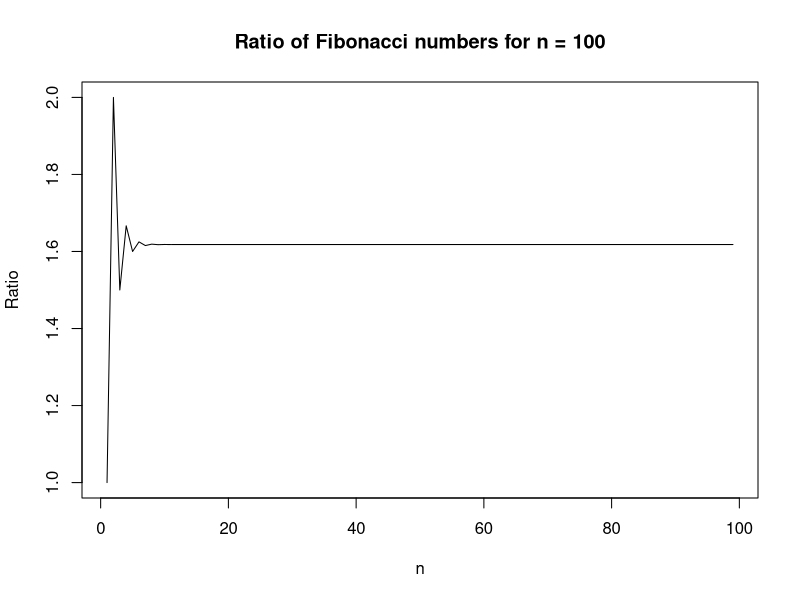
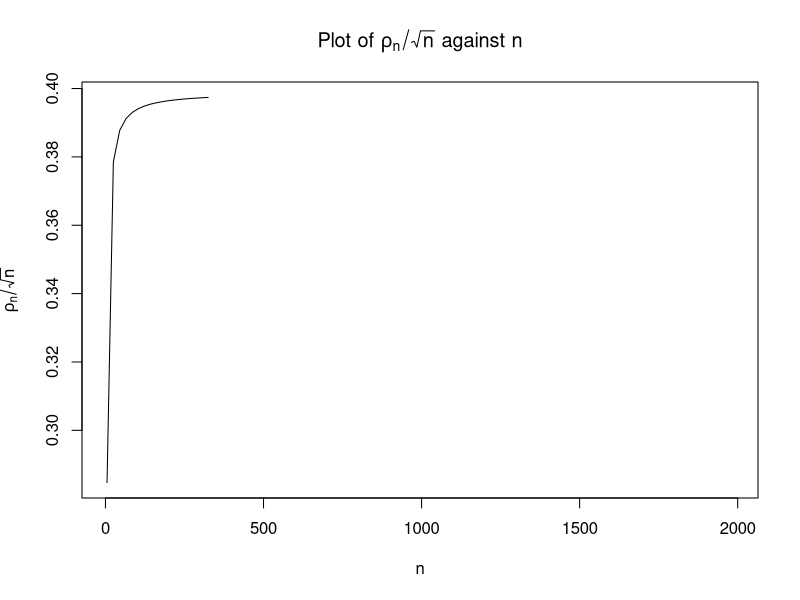

Write R code to recreate these figures, in order.
## ---- chunk 1
fib_ratio_for <- function(n) {
  Fib <- numeric(n)
  Fib[1:2] <- c(1, 1)
  for (i in 3:n) {
    Fib[i] <- Fib[i - 1] + Fib[i - 2]
  }
  return(Fib[-1] / Fib[-n])
}

fib_ratio_while <- function(n) {
  Fib <- numeric(n)
  Fib[1:2] <- c(1, 1)
  i <- 3
  while (i <= n) {
    Fib[i] <- Fib[i - 1] + Fib[i - 2]
    i <- i + 1
  }
  return(Fib[-1] / Fib[-n])
}
## ---- chunk 2
library(microbenchmark)

result_n_200 <- microbenchmark(
  for_loop_200 = fib_ratio_for(200),
  while_loop_200 = fib_ratio_while(200),
  times = 1000
)
result_n_2000 <- microbenchmark(
  for_loop_2000 = fib_ratio_for(2000),
  while_loop_2000 = fib_ratio_while(2000),
  times = 1000
)
print(result_n_200)
print(result_n_2000)
## ---- chunk 3
fib_ratio_100 = fib_ratio_for(100)
plot(fib_ratio_100, type = "l", xlab = "n", ylab = "Ratio", main = "Ratio of Fibonacci numbers for n = 100")
## ---- chunk 4
# Check for convergence
for (i in 3:length(fib_ratio_100)) {
  if (round(fib_ratio_100[i], digits = 6) == round(fib_ratio_100[i + 1], digits = 6)) {
    cat("Convergence occurs at n =", i, "\nThe number it converges to is:", fib_ratio_100[i])
    break
  }
}
## ---- chunk 5
compute_rho <- function(n) {
  nom <- gamma((n - 1) / 2)
  den <- gamma(1/2) * gamma((n - 2) / 2)
  return(nom / den)
}
## ---- chunk 6
compute_rho(2000)
## ---- chunk 7
compute_rho_fixed <- function(n) {
  nom <- gamma((n - 1) / 2)
  if (is.infinite(nom)) {
   return(Inf)
  }
  den <- gamma(1/2) * gamma((n - 2) / 2)
  return(nom / den)
}
## ---- chunk 8
n_values <- seq(5, 2000, by = 20)

rho_sqrt_n <- lapply(n_values, function(n) {
  rho_n <- compute_rho(n)
  result <- rho_n / sqrt(n)
  return(result)
})

plot(
  n_values, rho_sqrt_n, type = "l", xlab = "n", 
  ylab = expression(rho[n]/sqrt(n)),
  main = expression("Plot of " * rho[n]/sqrt(n) * " against " * n)
)
## ---- chunk 9
golden_ratio_recursion <- function(n) {
  phi_values <- numeric(n)
  phi_values[1] <- (sqrt(5) + 1) / 2
  phi_values[2] <- (sqrt(5) + 1) / 2 + 1
  
  for (i in 3:n) {
    phi_values[i] <- phi_values[i - 1] + phi_values[i - 2]
  }
  
  return(phi_values[n])
}

print(golden_ratio_recursion(1000))
## ---- chunk 10
golden_ratio_power <- function(n) {
  phi <- (sqrt(5) + 1) / 2
  return(phi^(n-1) + phi^(n-2))
}

print(golden_ratio_power(1000))
## ---- chunk 11
v <- c(12, 60, 120, 300)
r1 <- sapply(v, golden_ratio_recursion)
r2 <- sapply(v, golden_ratio_power)

print(r1)
print(r2)

print(r1 == r2)
print(all.equal(r1, r2))

sprintf("%.15f", r1[1])
sprintf("%.15f", r2[1])
## ---- chunk 12
roll_die <- function() {
  return(sample(1:6, 1, replace = TRUE))
}
## ---- chunk 13
# Simulate a single round of game of craps
play_craps <- function() {
  point_number <- roll_die() # First roll
  print(paste("First roll was:", point_number))

  if (point_number == 6) {
    print("Congrats, you won!")
    return(TRUE) # Inmediate win
  } else if (point_number == 1) {
    print("Oops, you lost...")
    return(FALSE) # Inmediate loss
  }

  # Roll up to three more times to match point number
  for (i in 1:3) {
    roll <- roll_die()
    print(paste("Roll", i, "is:", roll))
    if (roll == point_number) {
      print("Congrats, you won!")
      return(TRUE) # Player wins
    }
  }
  # After three rolls, round is lost
  print("Bad luck, maybe next time :)")
  return(FALSE)
}
## ---- chunk 14
play_craps()
play_craps()
play_craps()
## ---- chunk 15
library("Metrics")

linear_model_rsme <- function(formula, data, partitions = 4) {
  if (partitions < nrow(data) && partitions > 2) {
    result <- vector("numeric", length = partitions)

    for (i in seq(0, partitions - 1)) {
      interval <- ((i * nrow(data) / partitions) + 1):
        ((i + 1) * nrow(data) / partitions)
      model <- lm(formula, data[-(interval), ])
      predictions <- predict(model, newdata = data[interval, ])
      result[i + 1] <- rmse(data[interval, "y"], predictions)
    }
    return(result)
  } else {
    return(c(NA))
  }
}
## ---- chunk 16
set.seed(1)
x <- rnorm(1000)
y <- 2 + x + rnorm(1000)
df <- data.frame(x, y)
## ---- chunk 17
fit1 <- lm(y ~ x, data = df[-(1:250), ])
p1 <- predict(fit1, newdata = df[(1:250), ])
r <- sqrt(mean((p1 - df[(1:250), "y"])^2))

fit2 <- lm(y ~ x, data = df[-(251:500), ])
p2 <- predict(fit2, newdata = df[(251:500), ])
r <- c(r, sqrt(mean((p2 - df[(251:500), "y"])^2)))

fit3 <- lm(y ~ x, data = df[-(501:750), ])
p3 <- predict(fit3, newdata = df[(501:750), ])
r <- c(r, sqrt(mean((p3 - df[(501:750), "y"])^2)))

fit4 <- lm(y ~ x, data = df[-(751:1000), ])
p4 <- predict(fit4, newdata = df[(751:1000), ])
r <- c(r, sqrt(mean((p4 - df[(751:1000), "y"])^2)))
r
## ---- chunk 18
r <- linear_model_rsme(y ~ x, df)
r
## ---- chunk 19
kwtest <- function (x, g, ...)
{
  if (is.list(x)) {
    if (length(x) < 2L)
      stop("'x' must be a list with at least 2 elements")
    if (!missing(g))
      warning("'x' is a list, so ignoring argument 'g'")
    if (!all(sapply(x, is.numeric)))
      warning("some elements of 'x' are not numeric and will be coerced to numeric")
    k <- length(x)
    l <- lengths(x)
    if (any(l == 0L))
      stop("all groups must contain data")
    g <- factor(rep.int(seq_len(k), l))
    x <- unlist(x)
  }
  else {
    if (length(x) != length(g))
      stop("'x' and 'g' must have the same length")
    g <- factor(g)
    k <- nlevels(g)
    if (k < 2L)
      stop("all observations are in the same group")
  }
  n <- length(x)
  if (n < 2L)
    stop("not enough observations")
  r <- rank(x)
  TIES <- table(x)
  STATISTIC <- sum(tapply(r, g, sum)^2/tapply(r, g, length))
  STATISTIC <- ((12 * STATISTIC/(n * (n + 1)) - 3 * (n + 1))/(1 -
    sum(TIES^3 - TIES)/(n^3 - n)))
  PARAMETER <- k - 1L
  PVAL <- pchisq(STATISTIC, PARAMETER, lower.tail = FALSE)
  names(STATISTIC) <- "Kruskal-Wallis chi-squared"
  names(PARAMETER) <- "df"
  RVAL <- list(statistic = STATISTIC, parameter = PARAMETER,
    p.value = PVAL, method = "Kruskal-Wallis rank sum test")
  return(RVAL)
}
## ---- chunk 20
group1 <- c(5, 4, 8)
group2 <- c(9, 5, 6)
group3 <- c(1, 3, 5)

result_list <- kwtest(list(group1, group2, group3))

x_vector <- c(group1, group2, group3)
g_factor <- factor(c(rep(1, length(group1)), rep(2, length(group2)), rep(3, length(group3))))

result_vector <- kwtest(x_vector, g_factor)

print(result_list)
print(result_vector)
## ---- chunk 21
fastKruskalWallis <- function(x, g) {
  if (!is.numeric(x))
    stop("'x' must be a numeric vector")
  if (length(x) != length(g))
    stop("'x' and 'g' must have the same length")
  
  g <- factor(g)
  k <- nlevels(g)
  if (k < 2L)
    stop("There must be at least two groups")
  n <- length(x)
  if (n < 2L)
    stop("Not enough observations")
  
  r <- rank(x)
  group_sums <- tapply(r, g, sum)
  group_sizes <- table(g)
  
  STATISTIC <- (12 / (n * (n + 1))) * sum(group_sums^2 / group_sizes) - 3 * (n + 1)
  
  PARAMETER <- k - 1
  PVAL <- pchisq(STATISTIC, PARAMETER, lower.tail = FALSE)
  
  RVAL <- list(statistic = STATISTIC, parameter = PARAMETER, p.value = PVAL, method = "Kruskal-Wallis rank sum test")
  return(RVAL)
}
## ---- chunk 22
performKruskalWallisTests <- function(X, g) {
  if (!is.matrix(X))
    stop("'X' must be a matrix")
  if (!is.vector(g))
    stop("'g' must be a vector")
  
  m <- nrow(X)
  test_statistics <- numeric(m)
  
  for (i in 1:m) {
    test_result <- kruskal.test(X[i, ], g)
    test_statistics[i] <- test_result$statistic
  }
  
  return(test_statistics)
}

set.seed(1234)
m <- 1000  # number of repetitions
n <- 50    # number of individuals
X <- matrix(rt(m * n, df = 10), nrow = m)
grp <- rep(1:3, c(20, 20, 10))

kruskal_statistics <- performKruskalWallisTests(X, grp)
head(kruskal_statistics)
## ---- chunk 23
performMultipleKWTests <- function(X, g) {
  if (!is.matrix(X)) {
    stop("'X' must be a matrix")
  }
  
  m <- nrow(X)
  test_statistics <- numeric(m)
  
  for (i in 1:m) {
    x <- X[i, ]
    result <- fastKruskalWallis(x, g)
    test_statistics[i] <- result$statistic
  }
  
  return(test_statistics)
}

set.seed(1234)
m <- 1000  # number of repetitions
n <- 50    # number of individuals
X <- matrix(rt(m * n, df = 10), nrow = m)
grp <- rep(1:3, c(20, 20, 10))

kruskal_statistics <- performMultipleKWTests(X, grp)
head(kruskal_statistics)
## ---- chunk 24
library(microbenchmark)

benchmark_results <- microbenchmark(
  custom = performMultipleKWTests(X, grp),
  builtin = performKruskalWallisTests(X, grp),
  times = 10
)

print(benchmark_results)
## ---- chunk 25
fastKruskalWallis_optimized <- function(x, g) {
  if (!is.numeric(x))
    stop("'x' must be a numeric vector")
  if (length(x) != length(g))
    stop("'x' and 'g' must have the same length")
  
  g <- factor(g)
  k <- nlevels(g)
  if (k < 2L)
    stop("There must be at least two groups")
  n <- length(x)
  if (n < 2L)
    stop("Not enough observations")
  
  r <- rank(x)
  
  # Optimize by replacing tapply with vapply where possible
  group_sums <- vapply(split(r, g), sum, numeric(1))
  
  # Optimize by replacing table with tabulate for numeric factors
  group_sizes <- tabulate(g)
  
  # Calculate Kruskal-Wallis statistic using vectorized operations
  STATISTIC <- (12 / (n * (n + 1))) * sum(group_sums^2 / group_sizes) - 3 * (n + 1)
  
  PARAMETER <- k - 1
  PVAL <- pchisq(STATISTIC, PARAMETER, lower.tail = FALSE)
  
  RVAL <- list(statistic = STATISTIC, parameter = PARAMETER, p.value = PVAL, method = "Kruskal-Wallis rank sum test")
  return(RVAL)
}
## ---- chunk 26
performMultipleKWTests_vectorized <- function(X, g) {
  m <- nrow(X)
  test_statistics <- numeric(m)
  for (i in 1:m) {
    result <- fastKruskalWallis_optimized(X[i, ], g)
    test_statistics[i] <- result$statistic
  }
  return(test_statistics)
}

benchmark_results <- microbenchmark(
  custom = performMultipleKWTests(X, grp),
  builtin = performKruskalWallisTests(X, grp),
  vectorized = performMultipleKWTests_vectorized(X, grp),
  times = 10
)

print(benchmark_results)
